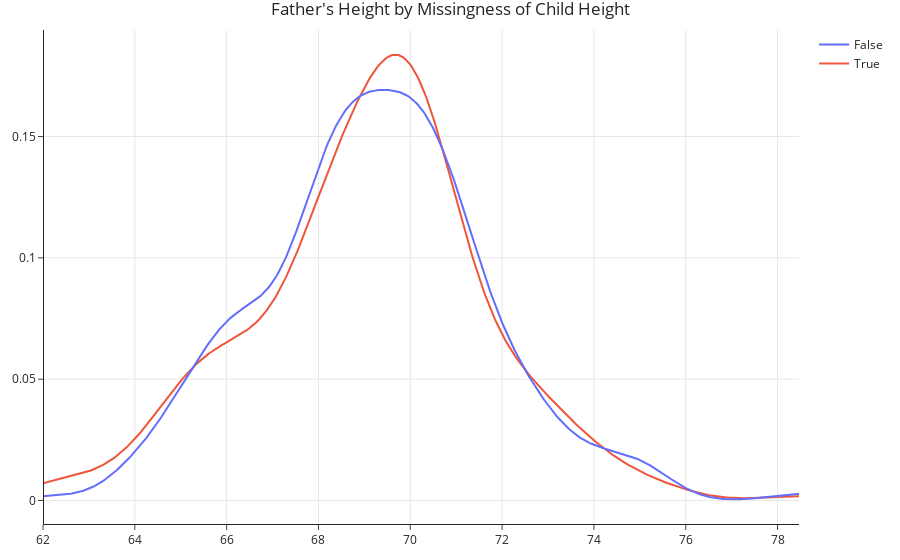

The notebook cell this image was saved under:
### Markdown cell above
We can visualize numerical distributions with histograms, or with **kernel density estimates**. (See the definition of `create_kde_plotly` at the top of the notebook if you're curious as to how these are created.)

### Code cell
create_kde_plotly(heights_mcar, 'child_missing', True, False, 'father', 
                  "Father's Height by Missingness of Child Height")

### Figure 1 — Plotly figure (JSON) as saved in the notebook; plotly's stock layout.template omitted (floating-point values rounded to 4 significant figures; data arrays with more than 128 entries replaced by an {"elided": "..."} marker saying what was removed)
{"data": [{"legendgroup": "True", "marker": {"color": "#ef553b"}, "mode": "lines", "name": "True", "showlegend": true, "type": "scatter", "x": {"elided": "500 float values"}, "xaxis": "x", "y": {"elided": "500 float values"}, "yaxis": "y"}, {"legendgroup": "False", "marker": {"color": "#636efb"}, "mode": "lines", "name": "False", "showlegend": true, "type": "scatter", "x": {"elided": "500 float values"}, "xaxis": "x", "y": {"elided": "500 float values"}, "yaxis": "y"}], "layout": {"autosize": true, "barmode": "overlay", "hovermode": "closest", "legend": {"traceorder": "reversed"}, "title": {"text": "Father's Height by Missingness of Child Height"}, "xaxis": {"anchor": "y2", "autorange": true, "domain": [0, 1], "range": [62, 78.47], "type": "linear", "zeroline": false}, "yaxis": {"anchor": "free", "autorange": true, "domain": [0, 1], "position": 0, "range": [-0.009684, 0.1939], "type": "linear"}}}
